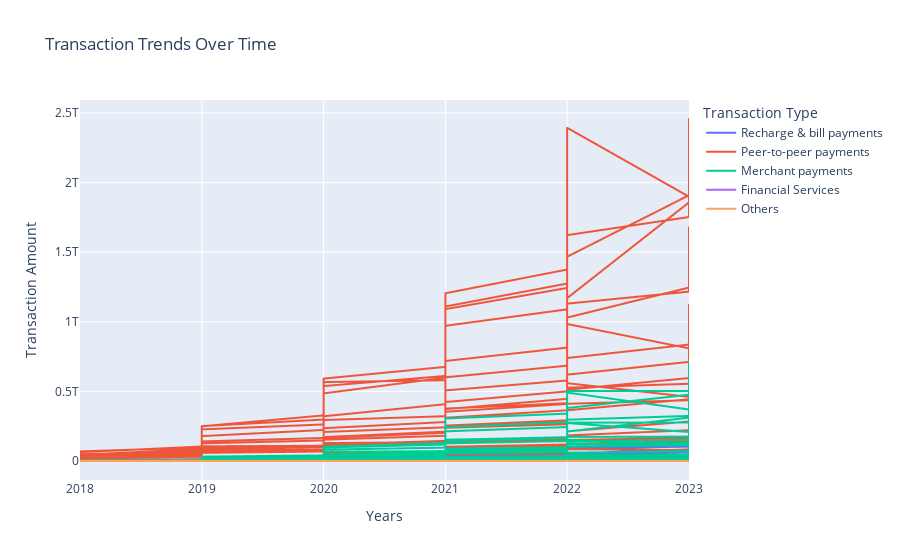

The cell this chart's notebook holds for it:
### Code cell
fig = px.line(agg_trans_df, x='Years', y='Transaction_amount', color='Transaction_type', line_group='States',
              labels={'Transaction_amount': 'Transaction Amount', 'Years': 'Years', 'Transaction_type': 'Transaction Type'},
              title='Transaction Trends Over Time')
fig.show()
